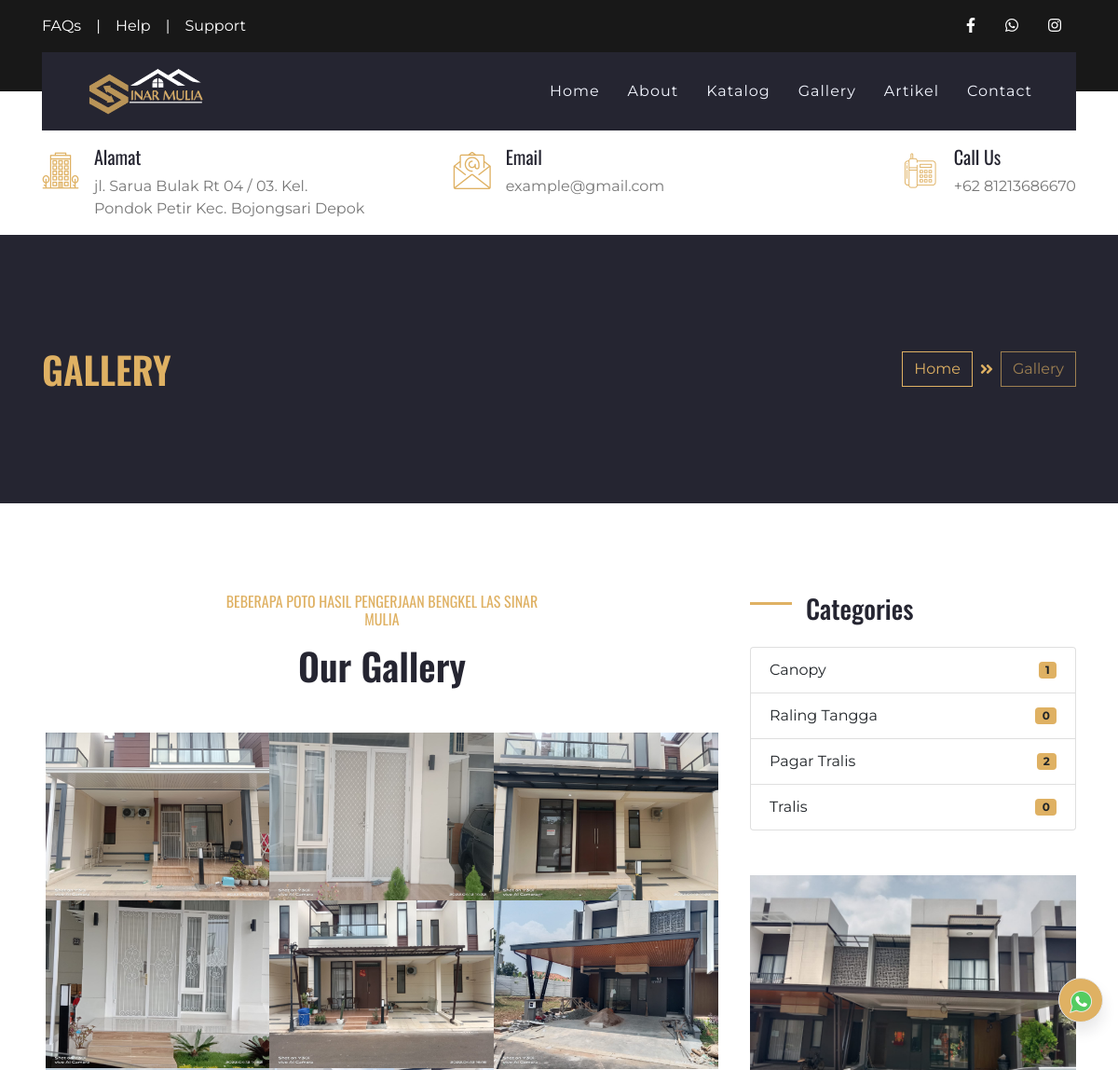
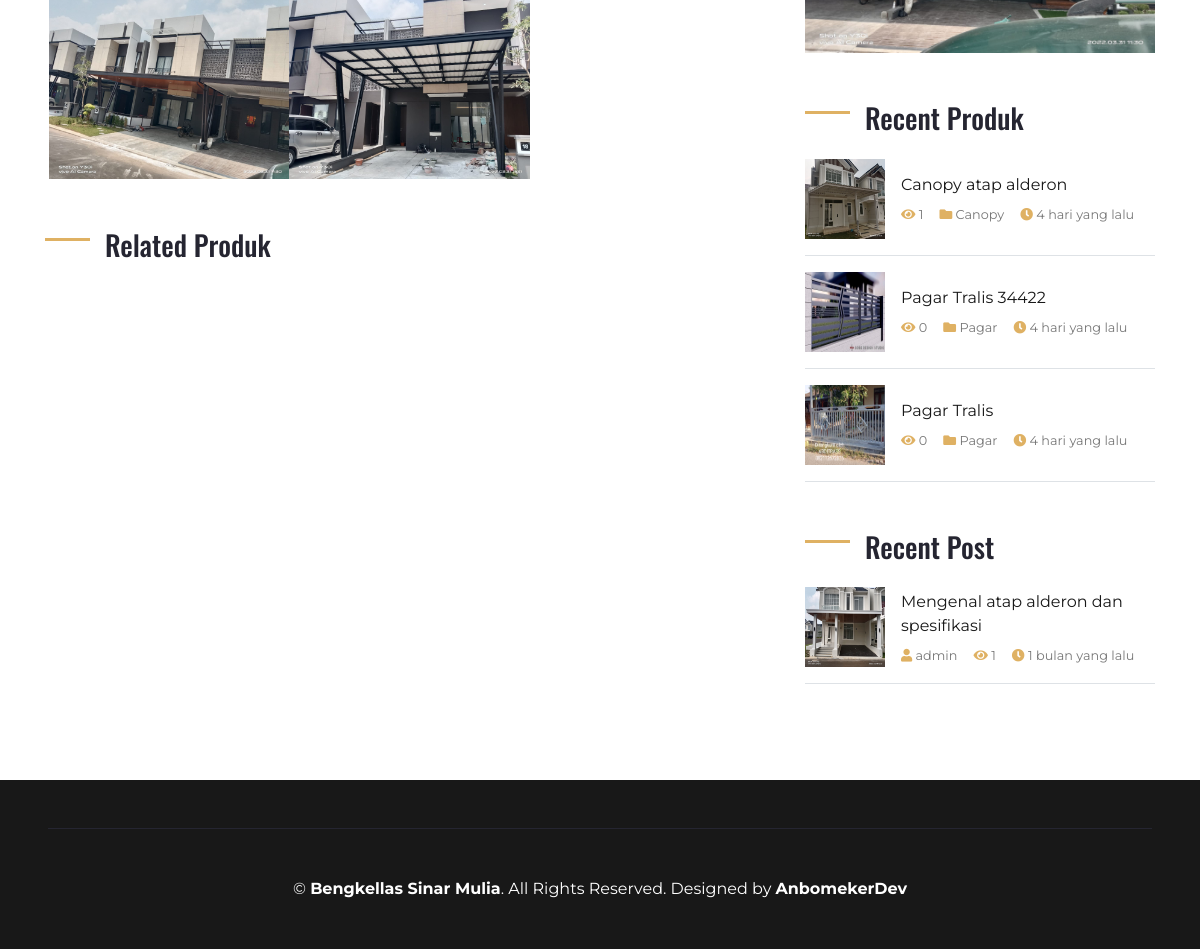
/index.php/gallery, run on the app's committed database (2 pictures, top to bottom).
### tables this page shows
CREATE TABLE `set_profil`  (
  `profil_id` int(11) NOT NULL AUTO_INCREMENT,
  `nama` varchar(50) NULL DEFAULT NULL,
  `alamat` varchar(100) NULL DEFAULT NULL,
  `deskripsi` text NULL,
  `logo` text NULL,
  `foto` text NULL,
  `kontak_id` int(11) NULL DEFAULT NULL,
  `company_name` varchar(50) NULL DEFAULT NULL,
  `web_url` text NULL,
  PRIMARY KEY (`profil_id`) USING BTREE
);

CREATE TABLE `gallery`  (
  `gallery_id` int(11) NOT NULL AUTO_INCREMENT,
  `nama_foto` varchar(100) NULL DEFAULT NULL,
  `foto` text NULL,
  `date_post` date NULL DEFAULT NULL,
  `projek_id` int(11) NULL DEFAULT NULL,
  `produk_id` int(11) NULL DEFAULT NULL,
  `token` varchar(100) NULL DEFAULT NULL,
  PRIMARY KEY (`gallery_id`) USING BTREE
);

CREATE TABLE `ref_produk`  (
  `produk_id` int(11) NOT NULL AUTO_INCREMENT,
  `nama_produk` varchar(100) NOT NULL,
  `kategori` varchar(30) NOT NULL,
  `deskripsi` text NOT NULL,
  `foto` varchar(100) NOT NULL,
  `date_post` datetime NOT NULL,
  `slug` varchar(100) NULL DEFAULT NULL,
  `harga` varchar(20) NULL DEFAULT NULL,
  `best` int(11) NULL DEFAULT NULL,
  PRIMARY KEY (`produk_id`) USING BTREE
);

CREATE TABLE `artikel`  (
  `artikel_id` int(11) NOT NULL AUTO_INCREMENT,
  `judul_artikel` varchar(100) NULL DEFAULT NULL,
  `konten` longtext NULL,
  `slug` text NULL,
  `foto` text NULL,
  `link` text NULL,
  `date_post` datetime NULL DEFAULT NULL,
  `is_active` int(11) NULL DEFAULT NULL,
  `penerbit` varchar(50) NULL DEFAULT NULL,
  `visit` int(11) NULL DEFAULT NULL,
  `ip` varchar(100) NULL DEFAULT NULL,
  PRIMARY KEY (`artikel_id`) USING BTREE
);

### application/controllers/Gallery.php (called while the page is built, shortened)
<?php
class Gallery extends CI_Controller
{
    public function __construct()
    {
        $this->load->model('M_gallery', 'gallery');
        $this->load->model('admin/Profil_m', 'profil');
        $this->load->library('session');
    }
    public function index()
    {
        $data = [
            'judul' => $this->profil->get_profile('nama'),
            'perusahaan' => $this->profil->get_profile('nama'),
            'logo' => $this->profil->get_profile('logo'),
            'alamat' => $this->profil->get_profile('alamat'),
            'whatsap' => $this->profil->get_kontak('whatsap'),
            'facebook' => $this->profil->get_kontak('facebook'),
            'instagram' => $this->profil->get_kontak('instagram'),
            'email' => $this->profil->get_kontak('email'),
            'telpon' => $this->profil->get_kontak('telpon'),
            'foto' => $this->profil->get_profile('foto'),
            'gallery' => $this->gallery->get_gallery()->result(),
            'B_produk' => $this->profil->get_B_produk()->result(),
            'produklimit' => $this->profil->produklimit()->result(),
            'artikellimit' => $this->profil->art()->result(),
        ];
        $this->load->view('layout/header', $data);
        $this->load->view('layout/navbar', $data);
        $this->load->view('pages/gallery_v', $data);
        $this->load->view('layout/footer', $data);
    }
}

### index.php (called while the page is built, shortened)
<?php
require_once BASEPATH.'core/CodeIgniter.php';

### application/models/admin/Profil_m.php (called while the page is built, shortened)
<?php
class Profil_m extends CI_Model
{
    public function get_profile($varams)
    {
        $query = $this->db->get('set_profil')->row();
        $data = $query->$varams;
        return $data;
    }
    function get_B_produk()
    {
        $this->db->select('*');
        $this->db->from('ref_produk');
        $this->db->where('best', 1);
        $this->db->order_by('produk_id', 'DESC');
        $query = $this->db->get();
        return $query;
    }
    function produklimit()
    {
        $this->db->select('*');
        $this->db->from('ref_produk');
        $this->db->limit(8);
        $this->db->order_by('produk_id', 'DESC');
        $query = $this->db->get();
        return $query;
    }
    function art()
    {
        $this->db->select('*');
        $this->db->from('artikel');
        $this->db->limit(8);
        $this->db->order_by('artikel_id', 'DESC');
        $query = $this->db->get();
        return $query;
    }
}

### application/models/M_gallery.php (called while the page is built, shortened)
<?php
class M_gallery extends CI_Model
{
    public function get_gallery()
    {
        $this->db->select('*');
        $this->db->from('gallery');
        $this->db->where('token', 1);
        $this->db->order_by('gallery_id', 'DESC');
        $this->db->limit(12);
        $query = $this->db->get();
        return $query;
    }
}

### application/views/pages/right_v.php (the view)
<div class="col-lg-4 mt-5 mt-lg-0">
    <div class="mb-5">
        <h3 class="mb-4 section-title">Categories</h3>
        <ul class="list-group">
            <?php $c = 'Canopy';
            $canopy = $this->db->query("SELECT * FROM ref_produk WHERE kategori='" . $c . "'")->num_rows(); ?>
            <?php $t = 'Tangga';
            $tangga = $this->db->query("SELECT * FROM ref_produk WHERE kategori='" . $t . "'")->num_rows(); ?>
            <?php $p = 'Pagar';
            $pagar = $this->db->query("SELECT * FROM ref_produk WHERE kategori='" . $p . "'")->num_rows(); ?>
            <?php $t = 'Tralis';
            $tralis = $this->db->query("SELECT * FROM ref_produk WHERE kategori='" . $t . "'")->num_rows(); ?>
            <li class="list-group-item d-flex justify-content-between align-items-center">
                Canopy
                <span class="badge badge-primary badge-pill"><?= $canopy ?></span>
            </li>
            <li class="list-group-item d-flex justify-content-between align-items-center">
                Raling Tangga
                <span class="badge badge-primary badge-pill"><?= $tangga ?></span>
            </li>
            <li class="list-group-item d-flex justify-content-between align-items-center">
                Pagar Tralis
                <span class="badge badge-primary badge-pill"><?= $pagar ?></span>
            </li>
            <li class="list-group-item d-flex justify-content-between align-items-center">
                Tralis
                <span class="badge badge-primary badge-pill"><?= $tralis ?></span>
            </li>
        </ul>
    </div>
    <div class="mb-5">
        <img src="<?= base_url() ?>assets/upload/poto/<?= $foto ?>" alt="" class="img-fluid">
    </div>
    <div class="mb-5">
        <h3 class="mb-4 section-title">Recent Produk</h3>
        <?php foreach ($produklimit as $produk) : ?>
            <?php $id = $produk->produk_id;
            $visitproduk  = $this->db->query("SELECT * FROM section_visit WHERE produk_id='" . $id . "'")->num_rows(); ?>
            <div class="d-flex align-items-center border-bottom mb-3 pb-3">
                <img class="img-fluid" src="<?= base_url() ?>assets/upload/gallery/<?= $produk->foto ?>" style="width: 80px; height: 80px;" alt="">
                <div class="d-flex flex-column pl-3">
                    <a class="text-dark mb-2" href="<?= base_url() ?>katalog/detailproduk/<?= $produk->slug ?>/<?= $produk->produk_id ?>"><?= $produk->nama_produk ?></a>
                    <div class="d-flex">
                        <small class="mr-3"><i class="fa fa-eye text-primary"></i> <?= $visitproduk ?></small>
                        <small class="mr-3"><i class="fa fa-folder text-primary"></i> <?= $produk->kategori ?></small>
                        <small class="mr-3"><i class="fa fa-clock text-primary"></i> <?= waktu_lalu($produk->date_post) ?></small>
                    </div>
                </div>
            </div>
        <?php endforeach ?>
    </div>
    <div class="mb-5">
        <h3 class="mb-4 section-title">Recent Post</h3>
        <?php foreach ($artikellimit as $art) : ?>
            <?php $id = $art->artikel_id;
            $visitart  = $this->db->query("SELECT * FROM section_visit WHERE artikel_id='" . $id . "'")->num_rows(); ?>
            <div class="d-flex align-items-center border-bottom mb-3 pb-3">
                <img class="img-fluid" src="<?= base_url() ?>assets/upload/artikel/<?= $art->foto ?>" style="width: 80px; height: 80px;" alt="">
                <div class="d-flex flex-column pl-3">
                    <a class="text-dark mb-2" href="<?= base_url() ?>artikel/single/<?= $art->slug ?>/<?= $art->artikel_id ?>"><?= $art->judul_artikel ?></a>
                    <div class="d-flex">
                        <small class="mr-3"><i class="fa fa-user text-primary"></i> <?= $art->penerbit ?></small>
                        <small class="mr-3"><i class="fa fa-eye text-primary"></i> <?= $visitart ?></small>
                        <small class="mr-3"><i class="fa fa-clock text-primary"></i> <?= waktu_lalu($art->date_post) ?></small>
                    </div>
                </div>
            </div>
        <?php endforeach ?>
    </div>
</div>

### application/views/layout/navbar.php (shortened to what this page needs)
<div class="container-fluid bg-dark py-3">
    <div class="container">
        <div class="row">
            <div class="col-md-6 text-center text-lg-left mb-2 mb-lg-0">
                <div class="d-inline-flex align-items-center">
                    <a class="text-white pr-3" href="">FAQs</a>
                    <span class="text-white">|</span>
                    <a class="text-white px-3" href="">Help</a>
                    <span class="text-white">|</span>
                    <a class="text-white pl-3" href="">Support</a>
                </div>
            </div>
            <div class="col-md-6 text-center text-lg-right">
                <div class="d-inline-flex align-items-center">
                    <a class="text-white px-3" href="<?= $facebook ?>">
                        <i class="fab fa-facebook-f"></i>
                    </a>
                    <a class="text-white px-3" href="<?= $whatsap ?>">
                        <i class="fab fa-whatsapp"></i>
                    </a>
                    <a class="text-white px-3" href="<?= $instagram ?>">
                        <i class="fab fa-instagram"></i>
                    </a>
                </div>
            </div>
        </div>
    </div>
</div>
<div class="container-fluid position-relative nav-bar p-0">
    <div class="container position-relative" style="z-index: 9;">
        <nav class="navbar navbar-expand-lg bg-secondary navbar-dark py-3 py-lg-0 pl-3 pl-lg-5">
            <a href="" class="navbar-brand">
                <img src="<?= base_url() ?>assets/upload/logo/<?= $logo ?>" alt="" height="50">
            </a>
            <div class="collapse navbar-collapse justify-content-between px-3" id="navbarCollapse">
                <div class="navbar-nav ml-auto py-0">
                    <a href="<?= base_url() ?>" class="nav-item nav-link ">Home</a>
                    <a href="<?= base_url('about') ?>" class="nav-item nav-link">About</a>
                    <a href="<?= base_url('katalog') ?>" class="nav-item nav-link">Katalog</a>
                    <a href="<?= base_url('gallery') ?>" class="nav-item nav-link">Gallery</a>
                    <a href="<?= base_url('artikel') ?>" class="nav-item nav-link">Artikel</a>
                    <a href="<?= base_url('contact') ?>" class="nav-item nav-link">Contact</a>
                </div>
            </div>
        </nav>
    </div>
</div>
<div class="container-fluid bg-white py-3">
    <div class="container">
        <div class="row">
            <div class="col-lg-4 text-left mb-3 mb-lg-0">
                <div class="d-inline-flex text-left">
                    <h1 class="flaticon-office font-weight-normal text-primary m-0 mr-3"></h1>
                    <div class="d-flex flex-column">
                        <h5>Alamat</h5>
                        <p class="m-0"><?= $alamat ?></p>
                    </div>
                </div>
            </div>
            <div class="col-lg-4 text-left text-lg-center mb-3 mb-lg-0">
                <div class="d-inline-flex text-left">
                    <h1 class="flaticon-email font-weight-normal text-primary m-0 mr-3"></h1>
                    <div class="d-flex flex-column">
                        <h5>Email</h5>
                        <p class="m-0"><?= $email ?></p>
                    </div>
                </div>
            </div>
            <div class="col-lg-4 text-left text-lg-right mb-3 mb-lg-0">
                <div class="d-inline-flex text-left">
                    <h1 class="flaticon-telephone font-weight-normal text-primary m-0 mr-3"></h1>
                    <div class="d-flex flex-column">
                        <h5>Call Us</h5>
                        <p class="m-0">+62 <?= $telpon ?></p>
                    </div>
                </div>
            </div>
        </div>
    </div>
</div>

### application/views/pages/gallery_v.php (shortened to what this page needs)
<?php
function waktu_lalu($timestamp)
{
    $selisih = time() - strtotime($timestamp);
    $detik = $selisih;
    $menit = round($selisih / 60);
    $jam = round($selisih / 3600);
    $hari = round($selisih / 86400);
    $minggu = round($selisih / 604800);
    $bulan = round($selisih / 2419200);
    $tahun = round($selisih / 29030400);
    if ($detik <= 60) {
        $waktu = $detik . ' detik yang lalu';
    } else if ($menit <= 60) {
        $waktu = $menit . ' menit yang lalu';
    } else if ($jam <= 24) {
        $waktu = $jam . ' jam yang lalu';
    } else if ($hari <= 7) {
        $waktu = $hari . ' hari yang lalu';
    } else if ($minggu <= 4) {
        $waktu = $minggu . ' minggu yang lalu';
    } else if ($bulan <= 12) {
        $waktu = $bulan . ' bulan yang lalu';
    } else {
        $waktu = $tahun . ' tahun yang lalu';
    }
    return $waktu;
}
?>
<div class="container-fluid bg-secondary py-5">
    <div class="container py-5">
        <div class="row align-items-center py-4">
            <div class="col-md-6 text-center text-md-left">
                <h1 class="mb-4 mb-md-0 text-primary text-uppercase">Gallery</h1>
            </div>
            <div class="col-md-6 text-center text-md-right">
                <div class="d-inline-flex align-items-center">
                    <a class="btn btn-outline-primary" href="<?= base_url('') ?>">Home</a>
                    <i class="fas fa-angle-double-right text-primary mx-2"></i>
                    <a class="btn btn-outline-primary disabled" href="">Gallery</a>
                </div>
            </div>
        </div>
    </div>
</div>
<div class="container py-5">
    <div class="row pt-5">
        <div class="col-lg-8">
            <div class="row justify-content-center">
                <div class="col-lg-6 col-md-8 col text-center mb-4">
                    <h6 class="text-primary font-weight-normal text-uppercase mb-3">Beberapa Poto Hasil Pengerjaan Bengkel las Sinar Mulia</h6>
                    <h1 class="mb-4">Our Gallery </h1>
                </div>
            </div>
            <div class="row mx-1 portfolio-container">
                <?php foreach ($gallery as $row) : ?>
                    <div class="col-lg-4 col-md-6 col-sm-12 p-0 portfolio-item <?= $row->nama_foto ?>">
                        <div class="position-relative overflow-hidden">
                            <div class="portfolio-img d-flex align-items-center justify-content-center">
                                <img class="img-fluid" src="<?= base_url() ?>assets/upload/gallery/<?= $row->foto ?>" alt="">
                            </div>
                        </div>
                    </div>
                <?php endforeach ?>
            </div>
            <div class="mb-5 mx-n3 mt-5">
                <h3 class="mb-4 ml-3 section-title">Related Produk</h3>
            </div>
        </div>
        <?php $this->load->view('pages/right_v') ?>
    </div>
</div>

### application/views/layout/footer.php (shortened to what this page needs)
<div class="container-fluid bg-dark text-white py-5 px-sm-3 px-md-5">
    <div class="container border-top border-secondary pt-5">
        <p class="m-0 text-center text-white">
            &copy; <a class="text-white font-weight-bold" href="#"><?= $perusahaan ?></a>. All Rights Reserved. Designed by
            <a class="text-white font-weight-bold" href="https://www.anamsaepul.site">AnbomekerDev</a>
        </p>
    </div>
</div>
</body>
</html>

### data on the page
set_profil: logo (picture), alamat "jl. Sarua Bulak Rt 04 / 03. Kel. Pondok Petir Kec. Bojongsari Depok", foto (picture), nama "Bengkellas Sinar Mulia"
gallery: foto (picture)
gallery: foto (picture)
gallery: foto (picture)
gallery: foto (picture)
gallery: foto (picture)
gallery: foto (picture)
gallery: foto (picture)
gallery: foto (picture)
ref_produk: foto (picture), nama_produk "Canopy atap alderon", visitproduk "1", kategori "Canopy", date_post "4 hari yang lalu"
ref_produk: foto (picture), nama_produk "Pagar Tralis 34422", visitproduk "0", kategori "Pagar", date_post "4 hari yang lalu"
ref_produk: foto (picture), nama_produk "Pagar Tralis", visitproduk "0", kategori "Pagar", date_post "4 hari yang lalu"
artikel: foto (picture), judul_artikel "Mengenal atap alderon dan spesifikasi", penerbit "admin", visitart "1", date_post "1 bulan yang lalu"

### other printed values
$email "example@gmail.com"
$telpon "81213686670"
$canopy "1"
$tangga "0"
$pagar "2"
$tralis "0"
